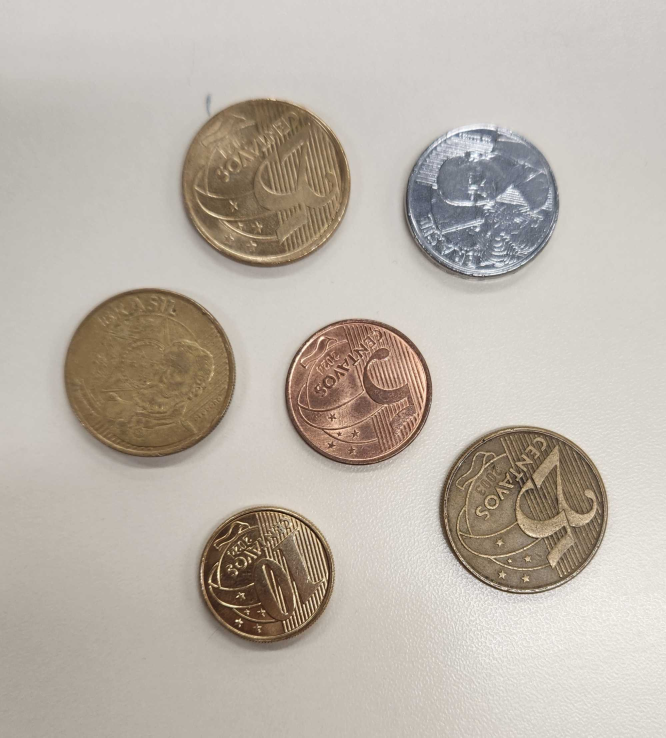
#> input picture test_images/perspective_4.jpg, 1997 x 2212 px (shown at 1/3 size)
$ python perspective.py
#> lines starting #> are read from the running program, lines starting #| are printed output that depends on the picture; after the words box and inside, x2 and y2 are one past the last pixel; in counts of white or black regions, pixels touching at a corner belong together
#> further down, in_img is the input picture: shape (2212, 1997, 3); mean B, G, R 169.5, 179.4, 187.6
import cv2
import numpy as np
import os
import math

FILENAME = "test_images/perspective_4.jpg"

def correct_perspective(in_img):
  #Convert to grayscale
  out_img = in_img.copy()
  if in_img.shape[0] > 1000 or in_img.shape[1] > 1000:
    in_img = cv2.resize(in_img, (0, 0), fx=.3, fy=.3)
#> in_img: shape (664, 599, 3)
    out_img = cv2.resize(out_img, (0, 0), fx=.3, fy=.3)
  if len(in_img.shape) == 3:
    in_img = cv2.cvtColor(in_img, cv2.COLOR_BGR2GRAY)
#> in_img: shape (664, 599)
  else:
    in_img = in_img.copy()

  # Find coins
  man_img = in_img.copy()
  man_img = cv2.GaussianBlur(man_img, (5, 5), 0)
  man_img = cv2.adaptiveThreshold(man_img, 255, cv2.ADAPTIVE_THRESH_GAUSSIAN_C, cv2.THRESH_BINARY, 5, 2)
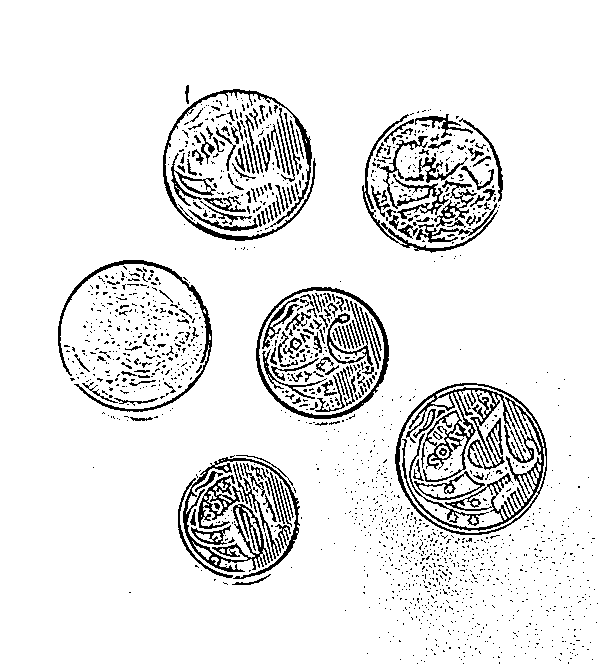
#> man_img: shape (664, 599); 91% white; black in thin lines or dots, all inside (x1, y1, x2, y2) = (58, 85, 598, 664)
  man_img = 255-man_img
  #cv2.imshow('ADAPTATIVE THRESH', man_img)

  # Remove noise
  man_img = cv2.morphologyEx(man_img, cv2.MORPH_OPEN, (3, 3))
#> man_img: shape (664, 599); 8.4% white in thin lines or dots, all inside (x1, y1, x2, y2) = (58, 86, 580, 664)
  #cv2.imshow('OPEN IMAGE', man_img)

  # Fill insides of coins
  man_img = man_img.copy()
  for i in range(50):
    man_img = cv2.GaussianBlur(man_img, (5, 5), 0)
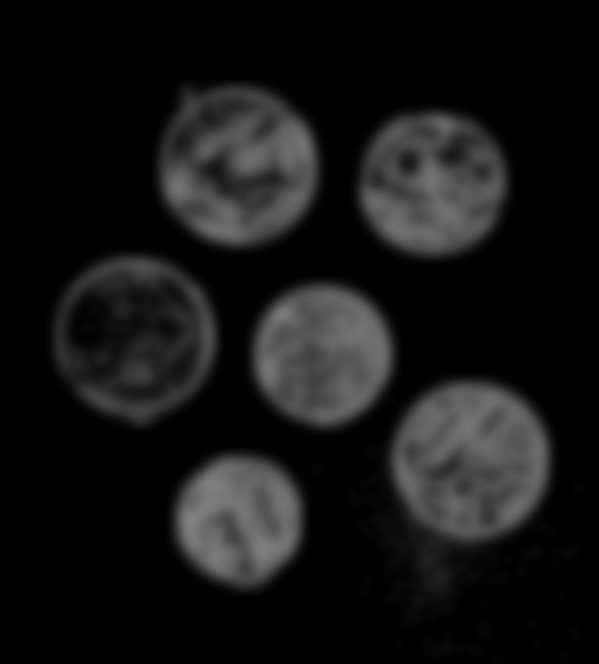
#> man_img: shape (664, 599); min 0, max 130, mean 21.2

  # Normalize
  man_img = cv2.normalize(man_img, None, 0, 255, cv2.NORM_MINMAX)
  #cv2.imshow('OPEN IMAGE BLUR NORM', man_img)

  # Thresh
  ret, man_img = cv2.threshold(man_img, 0, 255, cv2.THRESH_BINARY+cv2.THRESH_OTSU)
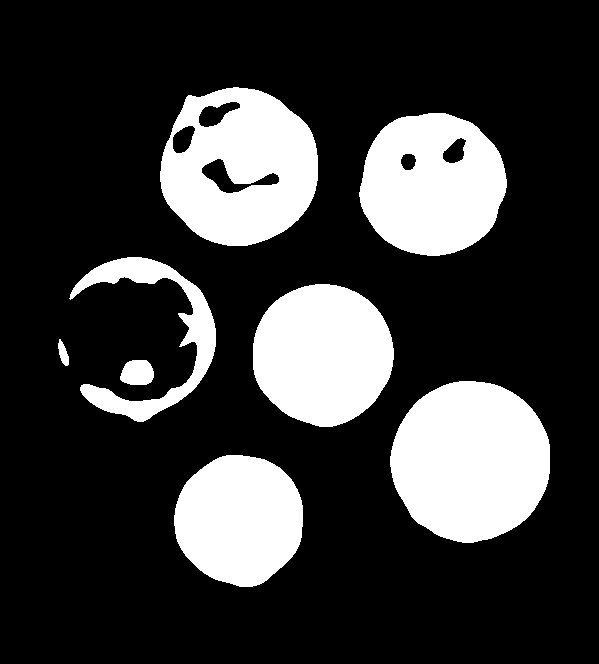
#> man_img: shape (664, 599); 22.6% white; 8 white regions
#> ret = 82
  #cv2.imshow('OTSU_IMG', man_img)

  # Find coins ellipses
  contours, hierarchy = cv2.findContours(man_img, cv2.RETR_TREE, cv2.CHAIN_APPROX_SIMPLE)
#> contours = 13 contours; largest, box (x1, y1, x2, y2) and area: (390, 381, 550, 543) 19986, (160, 87, 318, 246) 19454, (359, 113, 507, 256) 16318, (253, 284, 394, 427) 15498, (174, 455, 303, 587) 13077
  mask = 255*np.zeros(man_img.shape[:2], dtype=np.uint8)
  for contour in contours:
    if(len(contour) >= 5):
      ellipse = cv2.fitEllipse(contour)
      cv2.ellipse(mask, ellipse, (255, 255, 255), -1)
#> this loop made 13 passes
#> ellipse on passes 1 to 8: ((239.2, 519.5), (129.1, 129.8), 179.3), ((470.4, 460.7), (158.4, 160.4), 20.31), ((137.2, 373), (27.15, 32.62), 84.37), ((62.89, 353.3), (7.3, 27.35), 163.8), ((322.2, 354), (140.4, 140.7), 155.4), ((134.6, 337.5), (143.9, 151), 173.2), ((431.9, 183.6), (143.3, 145.5), 79.94), ((408, 161.1), (15.6, 17.91), 4.04)
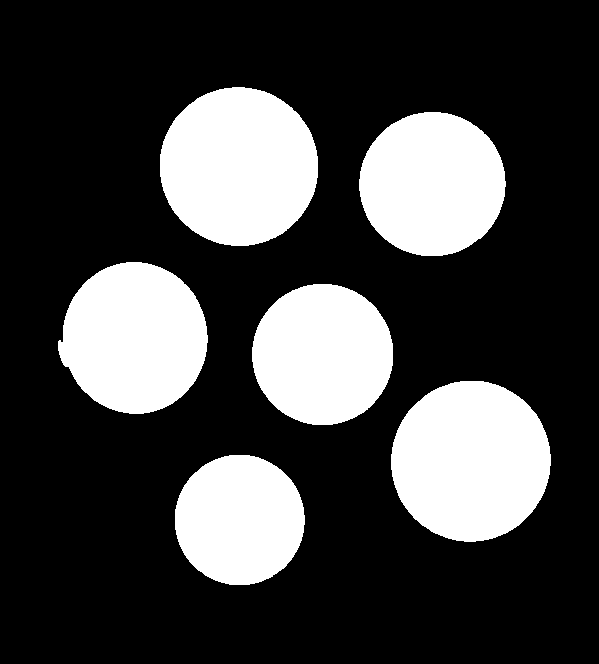
#> mask: shape (664, 599); 25.9% white; 6 white regions
  cv2.imshow("MASK", mask)
  in_img = in_img*mask
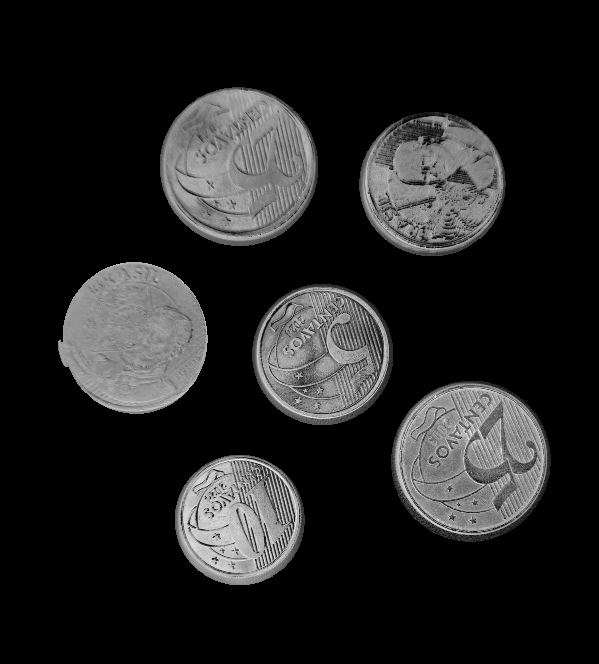
#> in_img: shape (664, 599); min 0, max 241, mean 34.1
  cv2.imshow("MASK_in", in_img)

  #Find any ellipse to transform
  ellipses = []

  contours, hierarchy = cv2.findContours(mask, cv2.RETR_TREE, cv2.CHAIN_APPROX_SIMPLE)
#> contours = 6 contours; box (x1, y1, x2, y2) and area: (391, 381, 551, 542) 19946, (160, 87, 318, 246) 19552, (58, 262, 208, 414) 17181, (359, 112, 506, 256) 16373, (252, 284, 393, 425) 15488, (175, 455, 305, 585) 13151
  for contour in contours:
    if(len(contour) >= 5):
      ellipse = cv2.fitEllipse(contour)
      ellipses.append(ellipse)
#> this loop made 6 passes
#> ellipse on passes 1 to 6: ((239.2, 519.5), (129.2, 129.7), 172.6), ((470.4, 460.7), (158.4, 160.3), 19.97), ((322.3, 354), (140.4, 140.5), 163.7), ((134, 337.6), (145.7, 150.3), 174.9), ((432, 183.7), (143.3, 145.5), 79.39), ((238.5, 166.1), (157.3, 158.3), 139.3)
#> after the loop, ellipses = [((239.2, 519.5), (129.2, 129.7), 172.6), ((470.4, 460.7), (158.4, 160.3), 19.97), ((322.3, 354), (140.4, 140.5), 163.7), ((134, 337.6), (145.7, 150.3), 174.9), ((432, 183.7), (143.3, 145.5), 79.39), ((238.5, 166.1), (157.3, 158.3), 139.3)]

  major_axis_size = ellipses[0][1][0]
#> major_axis_size = 129.2
  minor_axis_size = ellipses[0][1][1]
#> minor_axis_size = 129.7
  angle = ellipses[0][2]
#> angle = 172.6

  points_adjusted = np.float32([
    [250, 10],
    [490, 250],
    [250, 490],
    [10, 250],
  ])

  images = []
  for index, ellipse in enumerate(ellipses):
    x = ellipse[0][0]
    y = ellipse[0][1]
    major_axis_size = ellipse[1][0]
    minor_axis_size = ellipse[1][1]
    angle = ellipse[2]
    points = np.float32([
      [x+major_axis_size*math.cos(angle)/2, y+major_axis_size*math.sin(angle)/2],
      [x-minor_axis_size*math.sin(angle)/2, y+minor_axis_size*math.cos(angle)/2],
      [x-major_axis_size*math.cos(angle)/2, y-major_axis_size*math.sin(angle)/2],
      [x+minor_axis_size*math.sin(angle)/2, y-minor_axis_size*math.cos(angle)/2],
    ])

    """ cv2.circle(in_img, (int(x), int(y)), 2, (0, 255, 0), -1)
    for point in points:
      cv2.circle(in_img, (int(point[0]), int(point[1])), 2, (255, 0, 0), -1)
    cv2.imshow("Points", in_img)
    cv2.waitKey(0) """

    transform = cv2.getPerspectiveTransform(points, points_adjusted)
    img_transformed = cv2.warpPerspective(in_img,transform,(501, 501))
    cv2.imshow('Transformed'+str(index), img_transformed)
    images.append(img_transformed)
#> this loop made 6 passes
#> pass 1, in correct_perspective, `img_transformed = cv2.warpPerspective(in_img,transform,(501, 501))`:
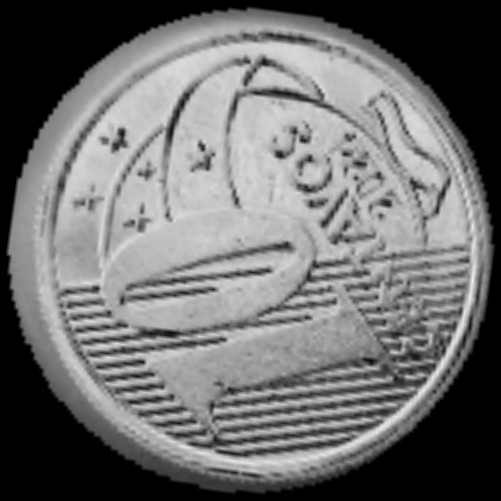
#> img_transformed: shape (501, 501); min 0, max 238, mean 111.7
#> pass 3, in correct_perspective, `img_transformed = cv2.warpPerspective(in_img,transform,(501, 501))`:
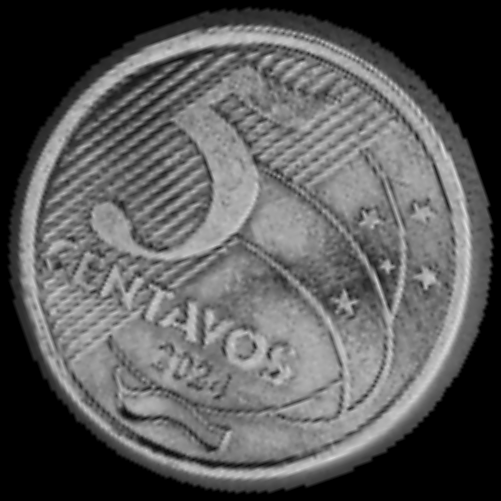
#> img_transformed: shape (501, 501); min 0, max 224, mean 89.2
#> after the loop, images = 6 items
  return images, ellipses, out_img

if __name__ == "__main__":
  in_img = cv2.imread(FILENAME)

  correct_perspective(in_img)
  cv2.waitKey(0)
  cv2.destroyAllWindows()

$ run again, with test_images/perspective_1.jpg copied over test_images/perspective_4.jpg
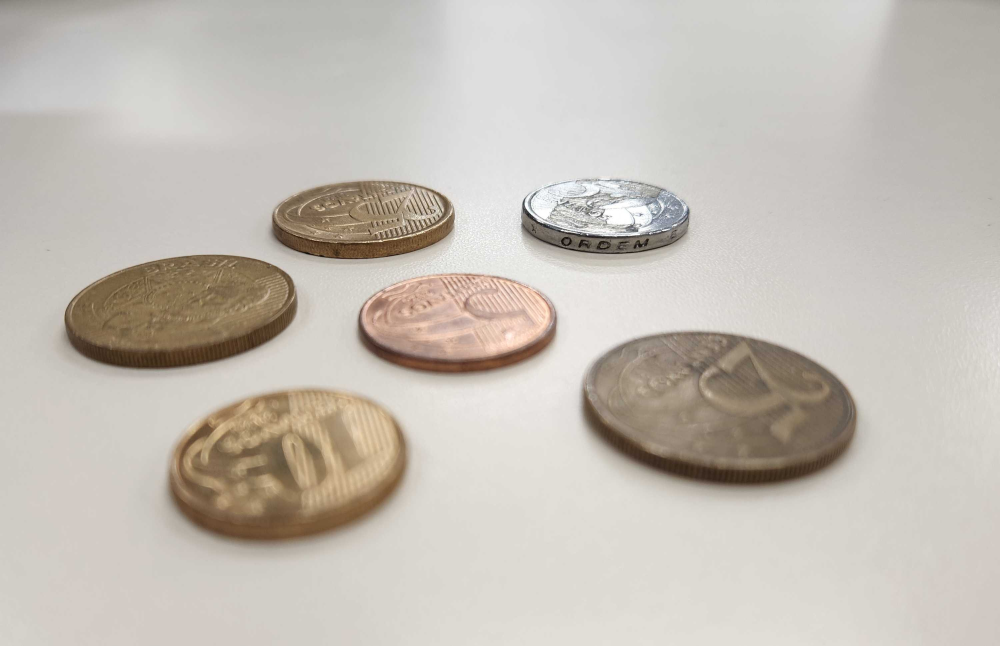
#> input picture test_images/perspective_1.jpg, 3000 x 1938 px (shown at 1/3 size)
#> in_img is the input picture: shape (1938, 3000, 3); mean B, G, R 181.9, 190.2, 196.4
#> in correct_perspective, `man_img = cv2.adaptiveThreshold(man_img, 255, cv2.ADAPTIVE_THRESH_GAUS..`:
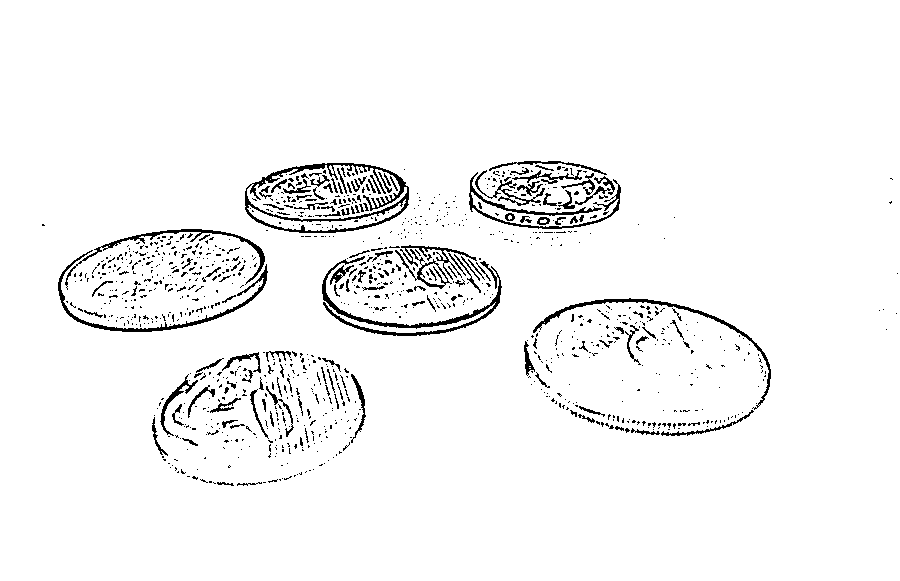
#> man_img: shape (581, 900); 96.1% white; black in thin lines or dots, all inside (x1, y1, x2, y2) = (42, 161, 898, 486)
#> ret = 62
#> in correct_perspective, `contours, hierarchy = cv2.findContours(man_img, cv2.RETR_TREE, cv2.CHA..`: contours = 15 contours, 1 with area under 20; largest, box (x1, y1, x2, y2) and area: (53, 224, 273, 339) 19534, (316, 241, 507, 342) 15352, (239, 158, 415, 239) 11418, (464, 157, 626, 236) 10122, (149, 348, 309, 458) 9680
#> the loop in correct_perspective, `for contour in contours:` made 15 passes
#> ellipse on passes 2 to 9: ((660.2, 418.8), (39.57, 159.6), 92.37), ((343.9, 391.4), (38.95, 81.61), 146.3), ((235.1, 403.7), (104.3, 164.6), 75.12), ((649.7, 363.3), (118.2, 247.9), 96.67), ((411, 292.2), (101.2, 194.7), 88.76), ((442.7, 302.8), (14.41, 15.64), 46.26), ((468.3, 298), (14.08, 24.05), 72.74), ((389.9, 300.8), (37, 78.72), 93.73)
#> in correct_perspective, `contours, hierarchy = cv2.findContours(mask, cv2.RETR_TREE, cv2.CHAIN_..`: contours = 7 contours; box (x1, y1, x2, y2) and area: (526, 303, 774, 440) 25421, (51, 225, 277, 339) 19622, (314, 242, 509, 344) 15463, (154, 349, 317, 459) 13474, (237, 157, 418, 241) 11611, (461, 157, 629, 236) 10231, (316, 356, 373, 428) 2496
#> the loop in correct_perspective, `for contour in contours:` made 7 passes
#> ellipse on passes 1 to 7: ((343.8, 391.4), (38.95, 81.59), 146.1), ((235.1, 403.7), (104.3, 164.5), 75.05), ((650.6, 368.8), (134.9, 240.4), 99), ((411, 292.2), (101.1, 194.8), 88.96), ((163.2, 281.4), (110.2, 226.8), 81.97), ((544.5, 196.1), (77.68, 167.6), 91.02), ((326.9, 198.2), (82.09, 180.2), 86.94)
#> after the loop in correct_perspective, `for contour in contours:`: ellipses = 7 items
#> in correct_perspective, `major_axis_size = ellipses[0][1][0]`: major_axis_size = 38.95
#> in correct_perspective, `minor_axis_size = ellipses[0][1][1]`: minor_axis_size = 81.59
#> in correct_perspective, `angle = ellipses[0][2]`: angle = 146.1
#> the loop in correct_perspective, `for index, ellipse in enumerate(ellipses):` made 7 passes
#> pass 3, in correct_perspective, `img_transformed = cv2.warpPerspective(in_img,transform,(501, 501))`:
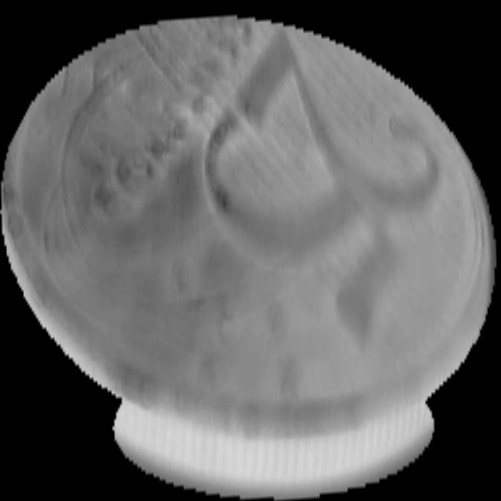
#> img_transformed: shape (501, 501); min 0, max 216, mean 100.4
#> after the loop in correct_perspective, `for index, ellipse in enumerate(ellipses):`: images = 7 items

$ run again, with test_images/perspective_2.jpg copied over test_images/perspective_4.jpg
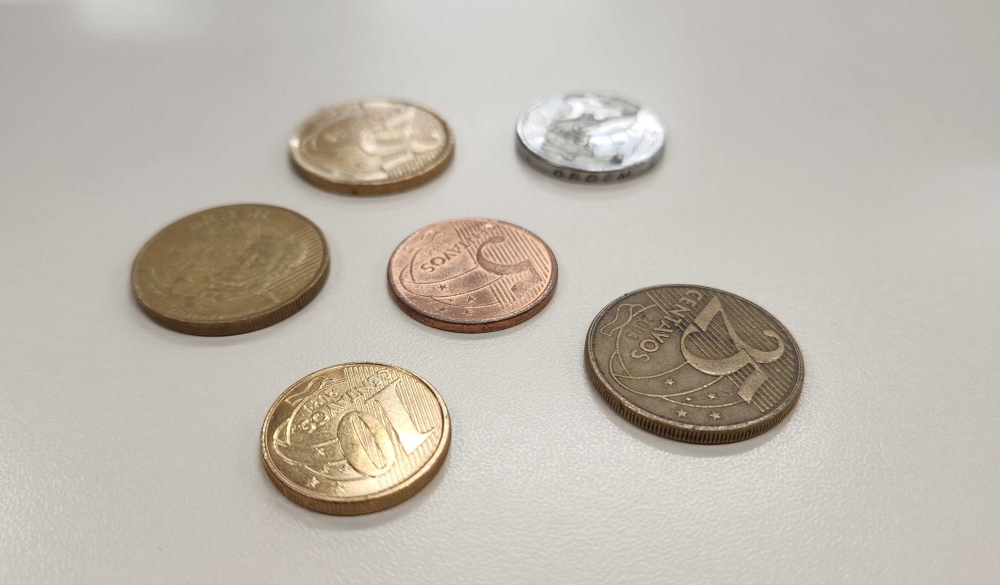
#> input picture test_images/perspective_2.jpg, 3000 x 1755 px (shown at 1/3 size)
#> in_img is the input picture: shape (1755, 3000, 3); mean B, G, R 174.8, 184.3, 190.7
#> in correct_perspective, `man_img = cv2.adaptiveThreshold(man_img, 255, cv2.ADAPTIVE_THRESH_GAUS..`:
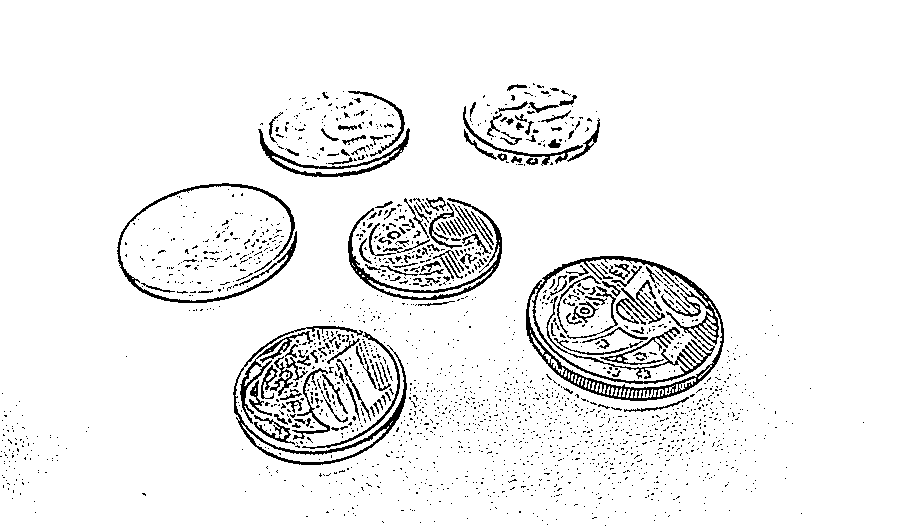
#> man_img: shape (526, 900); 93.9% white; black in thin lines or dots, all inside (x1, y1, x2, y2) = (0, 83, 864, 526)
#> ret = 74
#> in correct_perspective, `contours, hierarchy = cv2.findContours(man_img, cv2.RETR_TREE, cv2.CHA..`: contours = 9 contours; largest, box (x1, y1, x2, y2) and area: (521, 252, 728, 414) 25778, (230, 323, 414, 470) 20922, (343, 196, 507, 309) 14272, (460, 85, 602, 169) 7112, (256, 91, 413, 182) 6236
#> the loop in correct_perspective, `for contour in contours:` made 9 passes
#> ellipse on passes 1 to 8: ((320, 395.9), (144.6, 184.2), 81.87), ((362.6, 382.6), (6.75, 38.73), 150.6), ((624.9, 330.8), (157.1, 209.6), 103.6), ((589, 330.7), (15.33, 46.47), 52.44), ((425.8, 250.8), (109.6, 167), 87.74), ((207.9, 243.6), (115.2, 180.5), 79.52), ((339.2, 139), (87.24, 146.2), 84.97), ((529.8, 133.1), (77.05, 129.1), 92.31)
#> in correct_perspective, `contours, hierarchy = cv2.findContours(mask, cv2.RETR_TREE, cv2.CHAIN_..`: contours = 6 contours; box (x1, y1, x2, y2) and area: (521, 251, 729, 412) 25830, (228, 323, 413, 470) 20928, (119, 185, 298, 303) 16309, (342, 196, 510, 307) 14370, (266, 95, 413, 184) 10011, (465, 95, 595, 173) 7800
#> the loop in correct_perspective, `for contour in contours:` made 6 passes
#> ellipse on passes 1 to 6: ((320, 395.9), (144.6, 184.2), 82.09), ((624.9, 330.8), (157.1, 209.5), 104), ((425.8, 250.8), (109.5, 167), 88), ((207.9, 243.6), (115.2, 180.4), 79.93), ((529.8, 133.1), (77.06, 129.2), 92.09), ((339.3, 139), (87.18, 146.2), 84.93)
#> after the loop in correct_perspective, `for contour in contours:`: ellipses = [((320, 395.9), (144.6, 184.2), 82.09), ((624.9, 330.8), (157.1, 209.5), 104), ((425.8, 250.8), (109.5, 167), 88), ((207.9, 243.6), (115.2, 180.4), 79.93), ((529.8, 133.1), (77.06, 129.2), 92.09), ((339.3, 139), (87.18, 146.2), 84.93)]
#> in correct_perspective, `major_axis_size = ellipses[0][1][0]`: major_axis_size = 144.6
#> in correct_perspective, `minor_axis_size = ellipses[0][1][1]`: minor_axis_size = 184.2
#> in correct_perspective, `angle = ellipses[0][2]`: angle = 82.09
#> the loop in correct_perspective, `for index, ellipse in enumerate(ellipses):` made 6 passes
#> pass 3, in correct_perspective, `img_transformed = cv2.warpPerspective(in_img,transform,(501, 501))`:
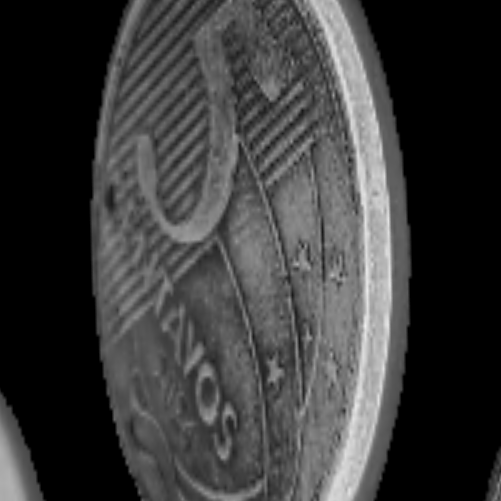
#> img_transformed: shape (501, 501); min 0, max 239, mean 59
#> after the loop in correct_perspective, `for index, ellipse in enumerate(ellipses):`: images = 6 items
